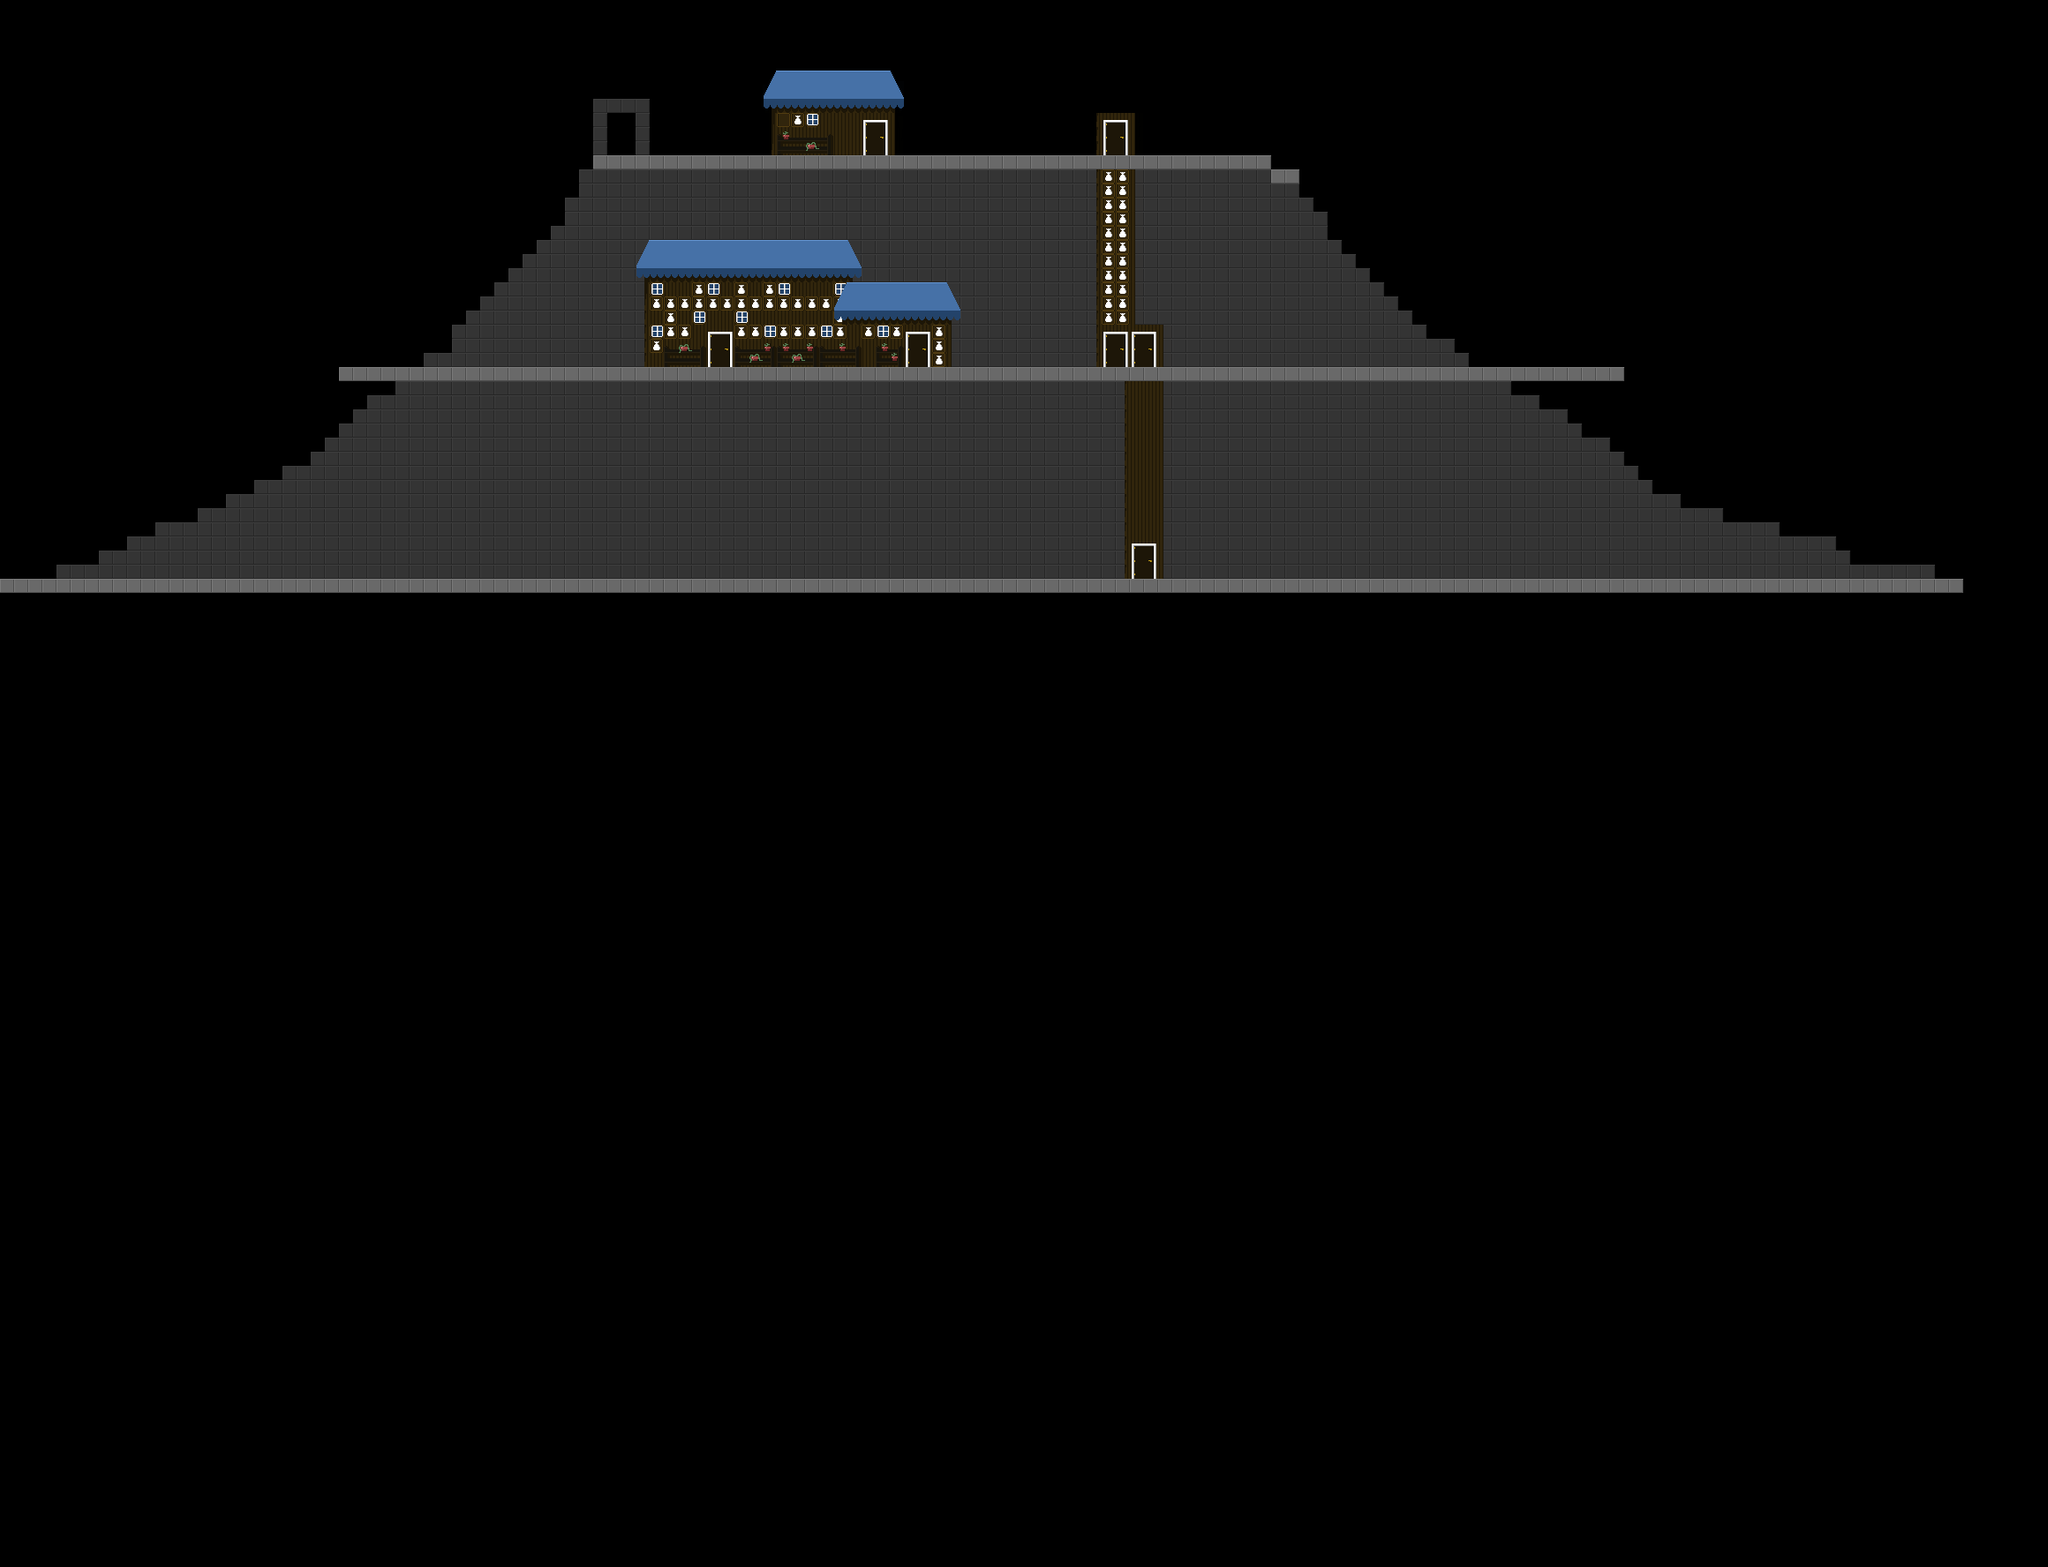

A level layout from a 2D game, rendered from its tile map. Below: a short description, then the map file with tile-grid data replaced by summaries:
An orthogonal 145x111 tile map with 16x16 px tiles, 5 tile layers (bg_tile_layer, scenery_tile_layer, scenery_tile_layer_2, world_tile_layer, ...) and 17 objects (7x load_trigger, 5x background, 4x npc, player).

<map version="1.2" tiledversion="1.3.3" orientation="orthogonal" renderorder="right-down" width="145" height="111" tilewidth="16" tileheight="16" infinite="0" nextlayerid="15" nextobjectid="27">
 <editorsettings>
  <export target="mountain_village.lua" format="lua" />
 </editorsettings>
 <tileset firstgid="1" name="4096x4096_mountain_village" tilewidth="16" tileheight="16" tilecount="256" columns="16">
  <image source="../sprites/4096x4096_mountain_village.png" width="256" height="256" />
 </tileset>
 <objectgroup id="11" name="background_sky">
  <object id="12" name="background_sky" type="background" x="864" y="-64" width="32" height="32">
   <properties>
    <property name="image" value="800x600_background_sky_fog.png" />
   </properties>
  </object>
 </objectgroup>
 <objectgroup id="7" name="background_mountain">
  <object id="8" name="backgrorund_mountain" type="background" x="480" y="-64" width="32" height="32">
   <properties>
    <property name="duration" type="float" value="0.08" />
    <property name="frame_w" type="int" value="800" />
    <property name="image" value="800x600_background_mountain.png" />
    <property name="offset_x" type="float" value="300" />
    <property name="offset_y" type="float" value="50" />
    <property name="parallax_x" type="float" value="1.001" />
    <property name="parallax_y" type="float" value="1.001" />
   </properties>
  </object>
 </objectgroup>
 <objectgroup id="9" name="background_fog2">
  <object id="10" name="background_fog2" type="background" x="672" y="-64" width="32" height="32">
   <properties>
    <property name="image" value="800x600_background_fog2.png" />
    <property name="parallax_x" type="float" value="1.5" />
    <property name="parallax_y" type="float" value="1.1" />
    <property name="repeat_x" type="bool" value="true" />
    <property name="repeat_y" type="bool" value="true" />
   </properties>
  </object>
 </objectgroup>
 <objectgroup id="8" name="background_fog1">
  <object id="9" name="background_fog1" type="background" x="576" y="-64" width="32" height="32">
   <properties>
    <property name="image" value="800x600_background_fog1.png" />
    <property name="parallax_x" type="float" value="1.3" />
    <property name="parallax_y" type="float" value="1.1" />
    <property name="repeat_x" type="bool" value="true" />
    <property name="repeat_y" type="bool" value="true" />
   </properties>
  </object>
 </objectgroup>
 <objectgroup id="10" name="background_ground">
  <object id="11" name="background_ground" type="background" x="768" y="-64" width="32" height="32">
   <properties>
    <property name="image" value="400x300_background_hills.png" />
    <property name="offset_y" type="float" value="75" />
    <property name="parallax_x" type="float" value="1.1" />
    <property name="parallax_y" type="float" value="1.1" />
    <property name="repeat_x" type="bool" value="true" />
   </properties>
  </object>
 </objectgroup>
 <layer id="3" name="bg_tile_layer" width="145" height="111" opacity="0.5">
  <properties>
   <property name="background" type="bool" value="true" />
  </properties>
  <data>[16095 cells, 2355 non-empty, 1 distinct tile ids]</data>
 </layer>
 <layer id="13" name="scenery_tile_layer" width="145" height="111">
  <data>[16095 cells, 350 non-empty, 47 distinct tile ids]</data>
 </layer>
 <layer id="14" name="scenery_tile_layer_2" width="145" height="111">
  <data>[16095 cells, 3 non-empty, 3 distinct tile ids]</data>
 </layer>
 <layer id="1" name="world_tile_layer" width="145" height="111">
  <properties>
   <property name="solid" type="bool" value="true" />
  </properties>
  <data>[16095 cells, 309 non-empty, 7 distinct tile ids]</data>
 </layer>
 <objectgroup id="5" name="game_objects">
  <object id="6" name="player" type="player" x="784" y="144" width="32" height="32" />
  <object id="7" name="mountain_village_1" type="load_trigger" x="688" y="128" width="32" height="48">
   <properties>
    <property name="destination" value="first_zone" />
    <property name="entry_point" value="first_zone_1" />
    <property name="interactable" value="true" />
   </properties>
  </object>
  <object id="17" name="mountain_village_shop" type="load_trigger" x="977.5" y="136" width="28" height="40.5">
   <properties>
    <property name="destination" value="shop" />
    <property name="entry_point" value="mountain_village" />
    <property name="interactable" value="true" />
   </properties>
  </object>
  <object id="18" name="some guy" type="npc" x="1280" y="144" width="32" height="32">
   <properties>
    <property name="name" value="Some Guy" />
    <property name="spriteset" value="char/hero/" />
   </properties>
  </object>
  <object id="19" name="mayors_house" type="load_trigger" x="1025.75" y="375.5" width="28" height="40.5">
   <properties>
    <property name="destination" value="mountain_house" />
    <property name="entry_point" value="mayors_house" />
    <property name="interactable" value="true" />
   </properties>
  </object>
  <object id="20" name="another guy" type="npc" x="832" y="240" width="32" height="32">
   <properties>
    <property name="name" value="Another Guy" />
    <property name="spriteset" value="char/hero/" />
   </properties>
  </object>
  <object id="21" name="some guy" type="npc" x="1504" y="352" width="32" height="32">
   <properties>
    <property name="name" value="Some Guy" />
    <property name="spriteset" value="char/hero/" />
   </properties>
  </object>
  <object id="22" name="some guy" type="npc" x="768" y="384" width="32" height="32">
   <properties>
    <property name="name" value="Some Guy" />
    <property name="spriteset" value="char/hero/" />
   </properties>
  </object>
  <object id="23" name="top" type="load_trigger" x="1250" y="135" width="27" height="41.5">
   <properties>
    <property name="destination" value="mountain_village" />
    <property name="entry_point" value="mid-up" />
    <property name="interactable" value="true" />
   </properties>
  </object>
  <object id="24" name="mid-up" type="load_trigger" x="1250.5" y="374.75" width="27" height="41.5">
   <properties>
    <property name="destination" value="mountain_village" />
    <property name="entry_point" value="top" />
    <property name="interactable" value="true" />
   </properties>
  </object>
  <object id="25" name="mid-dn" type="load_trigger" x="1282" y="374.75" width="27" height="41.5">
   <properties>
    <property name="destination" value="mountain_village" />
    <property name="entry_point" value="bottom" />
    <property name="interactable" value="true" />
   </properties>
  </object>
  <object id="26" name="bottom" type="load_trigger" x="1283" y="614.75" width="27" height="41.5">
   <properties>
    <property name="destination" value="mountain_village" />
    <property name="entry_point" value="mid-dn" />
    <property name="interactable" value="true" />
   </properties>
  </object>
 </objectgroup>
 <objectgroup id="6" name="phys_objects" />
 <layer id="2" name="fg_tile_layer" width="145" height="111" opacity="0.8">
  <properties>
   <property name="secret" type="bool" value="true" />
  </properties>
  <data>[16095 cells, 0 non-empty, 0 distinct tile ids]</data>
 </layer>
</map>